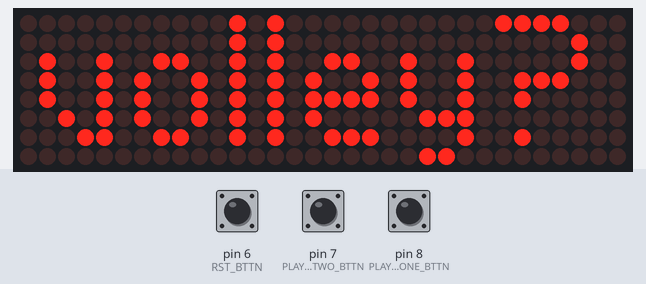
Simulated run of this sketch. Board: Arduino Uno, built with avr-gcc and run on an emulated ATmega328P. Shown: 32×8 LED matrix. Inputs (shaded band) come from the test bench; at power-on: pin 7 (PLAYER_TWO_BTTN) HIGH, pin 8 (PLAYER_ONE_BTTN) HIGH, pin 6 (RST_BTTN) HIGH.

Above: at 1.2 s.
1.3 s: pin 7 (PLAYER_TWO_BTTN) pulled LOW for 0.15 s
At 2.5 s:
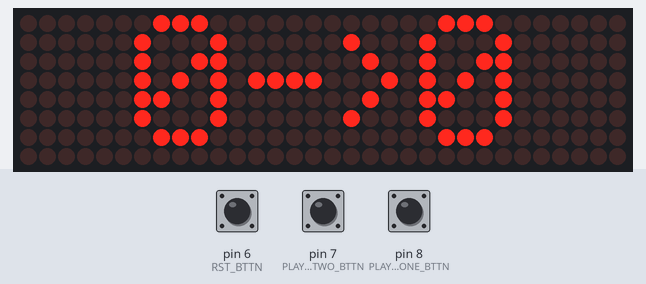
2.9 s: pin 8 (PLAYER_ONE_BTTN) pulled LOW for 0.15 s
At 3.7 s:
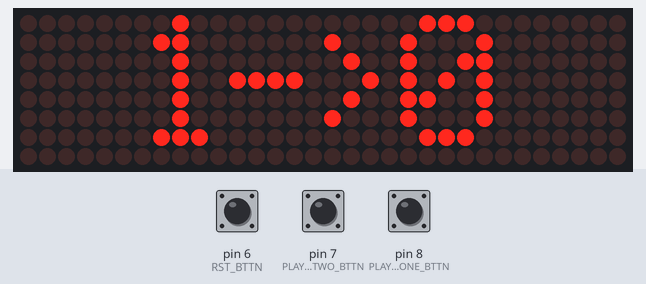
4.5 s: pin 7 (PLAYER_TWO_BTTN) pulled LOW for 1 s
At 4.9 s:
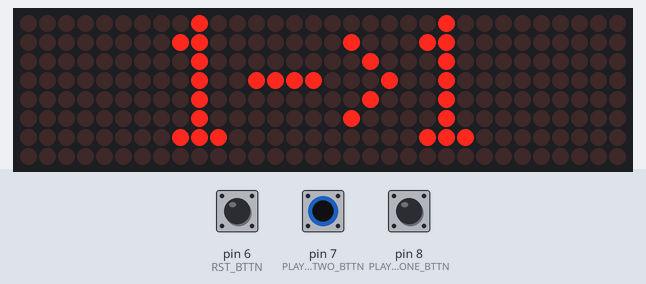
7.0 s: pin 8 (PLAYER_ONE_BTTN) pulled LOW for 1 s
At 8.1 s:
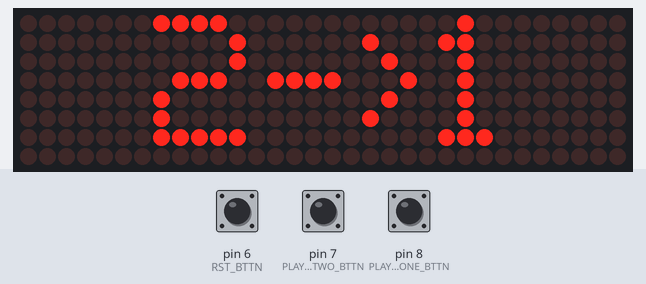
9.5 s: pin 6 (RST_BTTN) pulled LOW for 0.15 s
At 10.0 s:
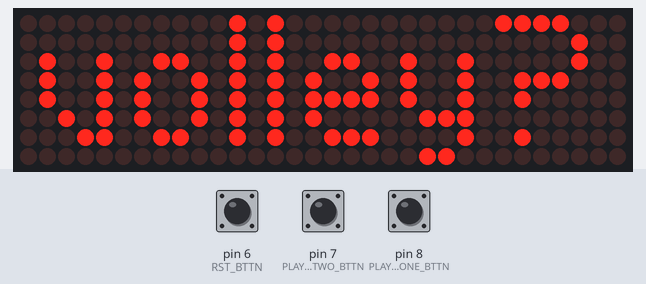
Timing chart, 0 to 12.1 s (numbered marks = the images above; inputs shaded):
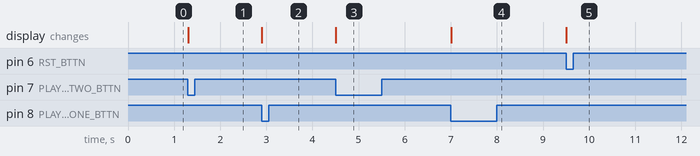

Measured:
- after the input at 1.3 s, the display: first changes at once (image 1 shows a later state)
- after the input at 2.9 s, the display: changes at once (image 2)
- after the input at 4.5 s, the display: changes at once (image 3)
- after the input at 7.0 s, the display: changes at once (image 4)
- after the input at 9.5 s, the display: changes at once (image 5)

The sketch:

PingPongCounter.ino
```cpp
// Arduino Libraries
#include <MD_Parola.h>
#include <MD_MAX72xx.h>
#include <SPI.h>

// Hardware setup
#define HARDWARE_TYPE MD_MAX72XX::FC16_HW
#define MAX_DEVICES 4
#define CS_PIN 10
#define DATA_PIN 12
#define CLK_PIN 11

// Define button pins
const int PLAYER_ONE_BTTN = 8;
const int PLAYER_TWO_BTTN = 7;
const int RST_BTTN = 6;

// New instance of MD_Parola class
MD_Parola scoreboard = MD_Parola(HARDWARE_TYPE, DATA_PIN, CLK_PIN, CS_PIN, MAX_DEVICES);

// Score variables
int playerOneScore;
int playerTwoScore;

// Ball variables
int playerOneBall = 0;
int playerTwoBall = 0;

// Button state variables
int lastStateP1 = LOW;
int currentStateP1;
int lastStateP2 = LOW;
int currentStateP2;
int lastStateRst = LOW;
int currentStateRst;

int switched = 0;

void setup() {
  // set up scoreboard
  scoreboard.begin();
  scoreboard.setIntensity(8);
  scoreboard.displayClear();

  // setup buttons
  pinMode(PLAYER_ONE_BTTN, INPUT_PULLUP);
  pinMode(PLAYER_TWO_BTTN, INPUT_PULLUP);
  pinMode(RST_BTTN, INPUT_PULLUP);

  // reset scores
  int playerOneScore = 0;
  int playerTwoScore = 0;
}

void loop() {
  // get button states
  currentStateP1 = digitalRead(PLAYER_ONE_BTTN);
  currentStateP2 = digitalRead(PLAYER_TWO_BTTN);
  currentStateRst = digitalRead(RST_BTTN);
  scoreboard.setTextAlignment(PA_CENTER);

  firstBall();

  switchBall();

  if (playerOneBall == 1) {
    scoreboard.print(String(playerOneScore) + "<-" + String(playerTwoScore));
  } else if (playerTwoBall == 1) {
    scoreboard.print(String(playerOneScore) + "->" + String(playerTwoScore));
  }

  // gameplay
  checkWinner();
  incP1();
  incP2();
  rst();

  // update button states
  lastStateP1 = currentStateP1;
  lastStateP2 = currentStateP2;
  lastStateRst = currentStateRst;
}

void incP1() {
  // check if player one score increases
  if (lastStateP1 == HIGH && currentStateP1 == LOW) {
    playerOneScore++;
    switched = 0;
  }
}

void incP2() {
  // check if player two score increases
  if (lastStateP2 == HIGH && currentStateP2 == LOW) {
    playerTwoScore++;
    switched = 0;
  }
}

void rst() {
   // check if scores reset
  if (lastStateRst == HIGH && currentStateRst == LOW) {
    playerOneScore = 0;
    playerTwoScore = 0;
    playerOneBall = 0;
    playerTwoBall = 0;
    switched = 0;
  }
}

void checkWinner() {

  if (winByTwo()) {
    if (playerOneScore >= 21 || playerTwoScore >= 21) {
      scoreboard.displayClear();
      // P1 wins
      if (playerOneScore > playerTwoScore) {
        scoreboard.print("P1 Wins!");
        delay(5000);
        playerOneScore = 0;
        playerTwoScore = 0;
        playerOneBall = 0;
        playerTwoBall = 0;
      } else { // P2 wins
        scoreboard.print("P2 Wins!");
        delay(5000);
        playerOneScore = 0;
        playerTwoScore = 0;
        playerOneBall = 0;
        playerTwoBall = 0;
      }
    }
  }

  // check if winner

}

void firstBall() {
  // who gets balls first
  while (playerOneBall == 0 && playerTwoBall == 0) {
    currentStateP1 = digitalRead(PLAYER_ONE_BTTN);
    currentStateP2 = digitalRead(PLAYER_TWO_BTTN);

    scoreboard.setTextAlignment(PA_CENTER);
    scoreboard.print("volley?");

    if (lastStateP1 == HIGH && currentStateP1 == LOW) {
      playerOneScore = -1;
      playerOneBall = 1;
      scoreboard.displayClear();
      break;
    }
    if (lastStateP2 == HIGH && currentStateP2 == LOW) {
      playerTwoScore = -1;
      playerTwoBall = 1;
      scoreboard.displayClear();
      break;
    }

    lastStateP1 = currentStateP1;
    lastStateP2 = currentStateP2;
  }
}

void switchBall() {
  if (((playerOneScore + playerTwoScore) % 5) == 0 && (playerOneScore + playerTwoScore) > 3 && switched == 0) {
    if (playerOneBall == 1 && playerTwoBall == 0) {
      playerOneBall = 0;
      playerTwoBall = 1;
      switched = 1;
    } else if (playerTwoBall == 1 && playerOneBall == 0){
      playerOneBall = 1;
      playerTwoBall = 0;
      switched = 1;
    }
  }
}

bool winByTwo() {
  if (abs(playerOneScore - playerTwoScore) > 1) {
    return true;
  } else {
    return false;
  }
}
```
